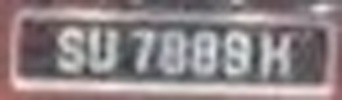
#> input picture OcrModel/temp/sample.jpg, 342 x 100 px
$ jupyter execute image_processing.ipynb
#> lines starting #> are read from the running program, lines starting #| are printed output that depends on the picture
Function to display images. np_array -> matplotlib.plot

[cell 1]
import cv2
import matplotlib.pyplot as plt

def display_cv2(image):
    dpi = 80
    # Convert BGR to RGB if image has 3 channels
    if len(image.shape) == 3 and image.shape[2] == 3:
        im_data = cv2.cvtColor(image, cv2.COLOR_BGR2RGB)
    else:
        im_data = image
    height, width = im_data.shape[:2]
    figsize = width / float(dpi), height / float(dpi)
    fig = plt.figure(figsize=figsize)
    ax = fig.add_axes([0, 0, 1, 1])
    ax.axis('off')
    ax.imshow(im_data, cmap='gray' if len(im_data.shape) == 2 else None)
    plt.show()

### 1. Read image, rescale
when the image is too small, characters merge and strokes are lost, causing OCR errors. we upsample by scale so both dimensions meet threshold: 300w and 200h

[cell 2]
image_file = "./temp/sample.jpg"
min_width = 300
min_height = 200

img = cv2.imread(image_file)
#> img is the input picture: shape (100, 342, 3); mean B, G, R 135.9, 133.9, 144.8
height, width = img.shape[:2]
#> height = 100; width = 342

# Check if rescaling is needed
if width < min_width or height < min_height:
    # Calculate new size while maintaining aspect ratio
    scale_w = min_width / width
#> scale_w = 0.877
    scale_h = min_height / height
#> scale_h = 2
    scale = max(scale_w, scale_h)  # scale so both dimensions meet threshold
#> scale = 2
    new_width = int(width * scale)
#> new_width = 684
    new_height = int(height * scale)
#> new_height = 200

    img_resized = cv2.resize(img, (new_width, new_height), interpolation=cv2.INTER_CUBIC)
    print(f"Image rescaled from ({width}, {height}) to ({new_width}, {new_height})")
#| Image rescaled from (342, 100) to (684, 200)
else:
    img_resized = img
    print(f"Image size ({width}, {height}) is above threshold, no rescaling.")

display_cv2(img_resized)

### 2. Invert image
found out that most OCR engines are designed to read dark text on a light background.
They detect the text as the foreground (non-zero pixels) and background as zero. Since Malaysian plates are commonly white texts on black backgrounds, we apply this preprocessing step.

[cell 3]
img_resized = cv2.bitwise_not(img_resized)
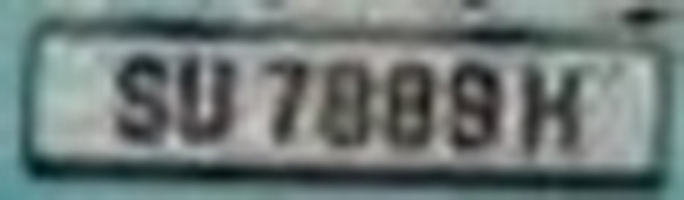
#> img_resized: shape (200, 684, 3); mean B, G, R 119.1, 121.1, 110.2
display_cv2(img_resized)

### 3. Grayscale
Grayscale Keeps character shapes intact while discarding irrelevant color, reduces computation and memory since only one channel is needed to process.

[cell 4]
def grayscale(image):
    return cv2.cvtColor(image, cv2.COLOR_BGR2GRAY)
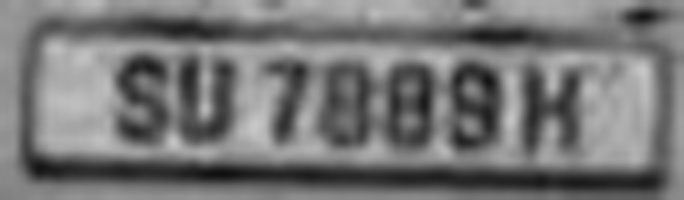
#> returned value: shape (200, 684); min 15, max 199, mean 117.6

img_resized = grayscale(img_resized)
display_cv2(img_resized)

### 4. Noise Removal
Morphological closing fills small gaps in letters to make them continuous, and sharpening enhances edges so characters are crisp and distinct, both making the text easier for OCR to recognize.

[cell 5]
import numpy as np

def noise_removal_sharp(image):

    # 1. Morphological closing, close small gaps in characters (dilates then erodes).
    kernel = np.ones((3, 3), np.uint8)
    image = cv2.morphologyEx(image, cv2.MORPH_CLOSE, kernel, iterations=2)

    # 2. Apply sharpen
    kernel_sharp = np.array([[0, -1, 0],
                             [-1, 5,-1],
                             [0, -1, 0]])
    image = cv2.filter2D(image, -1, kernel_sharp)
    return image

img_resized = noise_removal_sharp(img_resized)
display_cv2(img_resized)

### 5. CLAHE
CLAHE divides the image into small tiles and applies adaptive histogram equalization with contrast limits to enhance local details.
This makes characters clearer and edges sharper, improving OCR recognition

[cell 6]
clahe = cv2.createCLAHE(clipLimit=2.0, tileGridSize=(8,8))
img_resized = clahe.apply(img_resized)
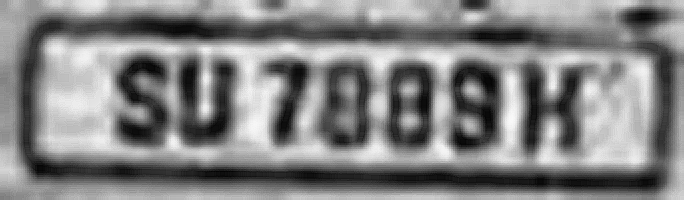
#> img_resized: shape (200, 684); min 3, max 249, mean 130.8

display_cv2(img_resized)

### 6. Corrode
After CLAHE, text strokes can become thicker due to local contrast enhancement. Applying erosion (corrode) aims to slims the characters back to a normal width, improving OCR readability.

[cell 7]
kernel = np.ones((3,3), np.uint8)
thinner = cv2.erode(img_resized, kernel, iterations=1)
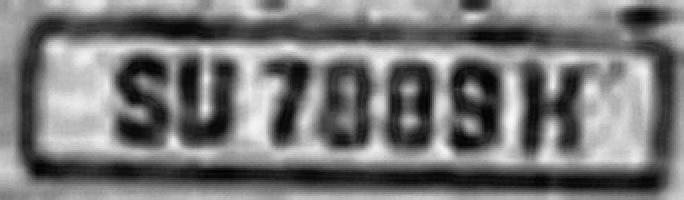
#> thinner: shape (200, 684); min 3, max 247, mean 120

#cv2.imwrite('processed1.jpg', thinner)
display_cv2(thinner)

[cell 8]
# the original image

display_cv2(img)
